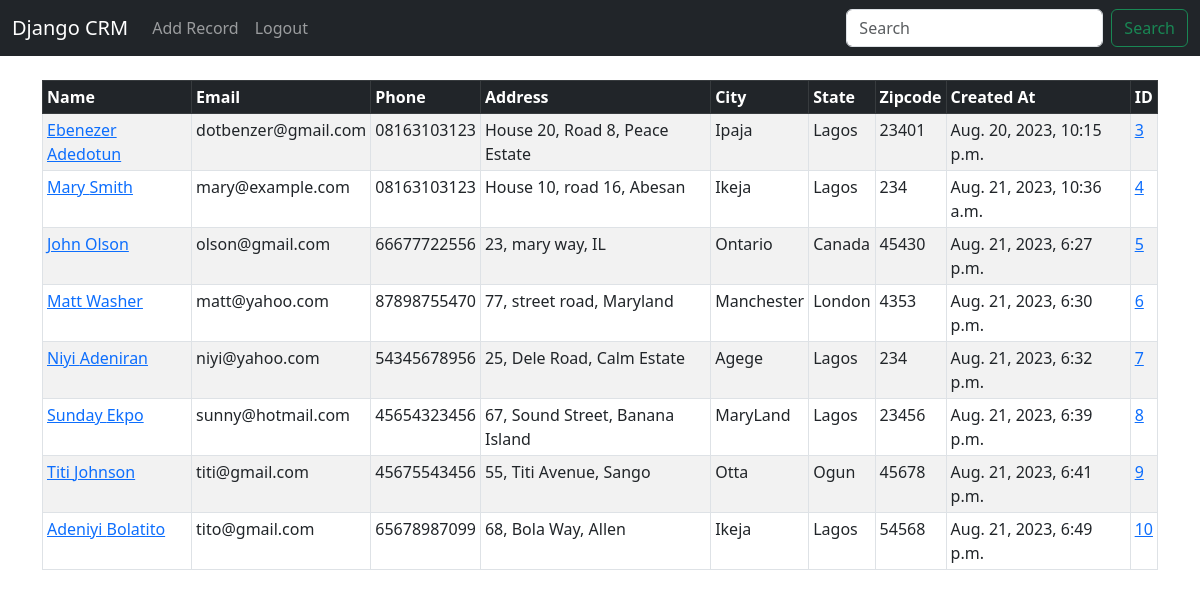
The app's page / (signed in) with its own data.
### customercrm/models.py (models this page shows, shortened)
class Record(models.Model):
    created_at = models.DateTimeField(auto_now_add=True)
    first_name = models.CharField(max_length=50)
    last_name = models.CharField(max_length=50)
    email = models.CharField(max_length=100)
    phone = models.CharField(max_length=50)
    address = models.CharField(max_length=150)
    city = models.CharField(max_length=50)
    state = models.CharField(max_length=50)
    zipcode = models.CharField(max_length=20)

### customercrm/views.py (the view)
# urls.py: path('', views.home, name='home'),
def home(request):
    records = Record.objects.all()
    if request.method == 'POST':
        username = request.POST['username']
        password = request.POST['password']
        user = authenticate(request, username = username, password = password)
        if user is not None:
            login(request, user)
            messages.success(request, 'You have been successfully Logged In')
            return redirect('home')
        else:
            messages.success(request, 'There was an Error logging in, Please Try again Later...')
            return redirect('home')
    else:
        return render(request, 'home.html', {'records':records})

### customercrm/templates/home.html (shortened to what this page needs)
{% extends 'layout.html' %}
{% block content %}
    {% if user.is_authenticated %}
    <table class="table table-striped table-hover table-bordered table-sm">
      <thead class="table-dark">
        <tr>
          <th scope="col">Name</th>
          <th scope="col">Email</th>
          <th scope="col">Phone</th>
          <th scope="col">Address</th>
          <th scope="col">City</th>
          <th scope="col">State</th>
          <th scope="col">Zipcode</th>
          <th scope="col">Created At</th>
          <th scope="col">ID</th>
        </tr>
      </thead>
      <tbody>
        {% if records %}
            {% for record in records %}
        <tr>
    <td><a href="{% url 'record' record.id %}">{{ record.first_name }}
     {{ record.last_name }}</a></td>
     <td>{{ record.email }}</td>
     <td>{{ record.phone }}</td>
     <td>{{ record.address }}</td>
     <td> {{ record.city }}</td>
     <td> {{ record.state }}</td>
     <td> {{ record.zipcode }}</td>
     <td> {{ record.created_at }}</td>
     <td><a href="{% url 'record' record.id %}" >{{ record.id }}</a></td>
        </tr>
        {% endfor %}
    {% endif %}
      </tbody>
    </table>
{% endif %}
{% endblock %}

### customercrm/templates/layout.html (shortened to what this page needs)
<!doctype html>
<html lang="en">
  <head>
    <link href="https://cdn.jsdelivr.net/npm/bootstrap@5.3.0/dist/css/bootstrap.min.css" rel="stylesheet">
  </head>
  <body>
    {% include 'navbar.html' %}
    <div class="container">
        <br>
        {% block content %}
        {% endblock %}
    </div>
  </body>
</html>

### customercrm/templates/navbar.html (shortened to what this page needs)
<nav class="navbar navbar-expand-lg navbar-dark bg-dark">
    <div class="container-fluid">
      <a class="navbar-brand" href="{% url 'home' %}">Django CRM</a>
      <div class="collapse navbar-collapse" id="navbarSupportedContent">
        <ul class="navbar-nav me-auto mb-2 mb-lg-0">
            {% if user.is_authenticated %}
            <li class="nav-item">
              <a class="nav-link" href="{% url 'add_record' %}">Add Record</a>
            </li>
          <li class="nav-item">
            <a class="nav-link" href="{% url 'logout' %}">Logout</a>
          </li>
          {% endif %}
        </ul>
        <form class="d-flex" role="search">
          <input class="form-control me-2" type="search" placeholder="Search" aria-label="Search">
          <button class="btn btn-outline-success" type="submit">Search</button>
        </form>
      </div>
    </div>
  </nav>

### records on screen
Record: first_name "Ebenezer", last_name "Adedotun", email "dotbenzer@gmail.com", phone "08163103123", address "House 20, Road 8, Peace Estate", city "Ipaja", state "Lagos", zipcode "23401", created_at "Aug. 20, 2023, 10:15 p.m.", id "3"
Record: first_name "Mary", last_name "Smith", email "mary@example.com", phone "08163103123", address "House 10, road 16, Abesan", city "Ikeja", state "Lagos", zipcode "234", created_at "Aug. 21, 2023, 10:36 a.m.", id "4"
Record: first_name "John", last_name "Olson", email "olson@gmail.com", phone "66677722556", address "23, mary way, IL", city "Ontario", state "Canada", zipcode "45430", created_at "Aug. 21, 2023, 6:27 p.m.", id "5"
Record: first_name "Matt", last_name "Washer", email "matt@yahoo.com", phone "87898755470", address "77, street road, Maryland", city "Manchester", state "London", zipcode "4353", created_at "Aug. 21, 2023, 6:30 p.m.", id "6"
Record: first_name "Niyi", last_name "Adeniran", email "niyi@yahoo.com", phone "54345678956", address "25, Dele Road, Calm Estate", city "Agege", state "Lagos", zipcode "234", created_at "Aug. 21, 2023, 6:32 p.m.", id "7"
Record: first_name "Sunday", last_name "Ekpo", email "sunny@hotmail.com", phone "45654323456", address "67, Sound Street, Banana Island", city "MaryLand", state "Lagos", zipcode "23456", created_at "Aug. 21, 2023, 6:39 p.m.", id "8"
Record: first_name "Titi", last_name "Johnson", email "titi@gmail.com", phone "45675543456", address "55, Titi Avenue, Sango", city "Otta", state "Ogun", zipcode "45678", created_at "Aug. 21, 2023, 6:41 p.m.", id "9"
Record: first_name "Adeniyi", last_name "Bolatito", email "tito@gmail.com", phone "65678987099", address "68, Bola Way, Allen", city "Ikeja", state "Lagos", zipcode "54568", created_at "Aug. 21, 2023, 6:49 p.m.", id "10"
